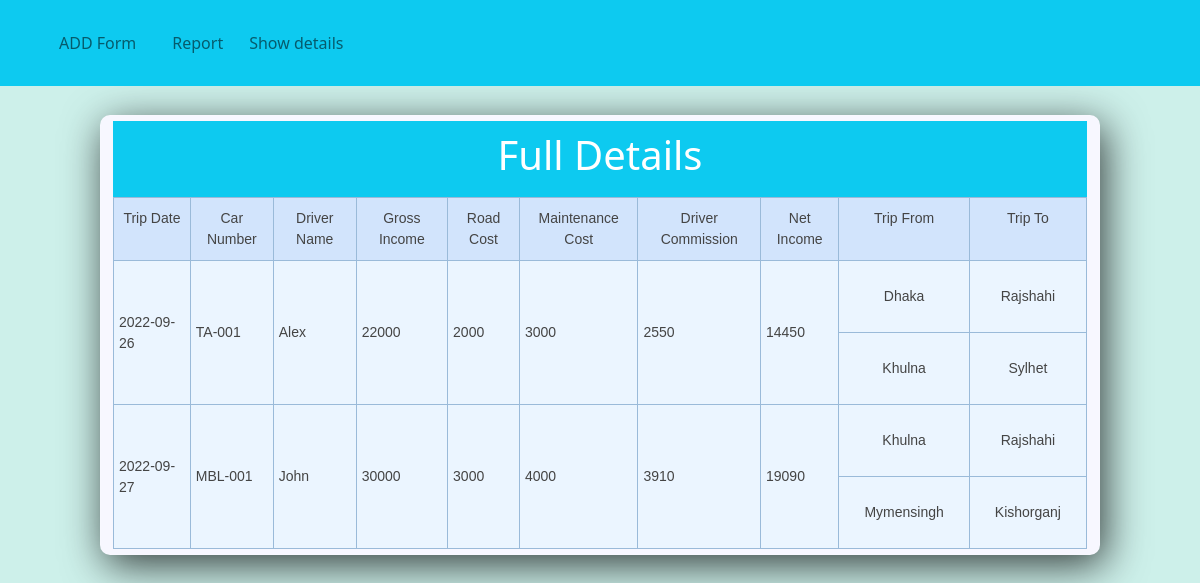
The page /showdetails.php on the database its author committed.
### tables this page shows
CREATE TABLE `trip_infos` (
  `id` int(11) NOT NULL,
  `trip_id` int(11) NOT NULL,
  `destination_from` varchar(255) DEFAULT NULL,
  `destination_to` varchar(255) DEFAULT NULL
);

CREATE TABLE `trip` (
  `id` int(11) NOT NULL,
  `today_date` date NOT NULL DEFAULT current_timestamp(),
  `trip_date` date NOT NULL,
  `car_number` varchar(255) NOT NULL,
  `driver_name` varchar(255) NOT NULL,
  `gross_income` int(11) NOT NULL,
  `net_income` int(11) NOT NULL,
  `road_cost` int(11) NOT NULL,
  `maintenance_cost` int(11) NOT NULL,
  `driver_commission` int(11) NOT NULL
);

### showdetails.php (the view, shortened to what this page needs)
<?php
include 'connection.php';
?>
<!DOCTYPE html>
<html lang="en">
<head>
    <link
      href="https://cdn.jsdelivr.net/npm/bootstrap@5.0.2/dist/css/bootstrap.min.css"
      rel="stylesheet"
    />
    <link rel="stylesheet" href="style.css" />
</head>
<body>
    <nav class="navbar fixed-top navbar-expand-lg navbar-light bg-info">
          <a class="navbar-brand" href="#"
            ><img src="./logo.png" class="logo" alt=""
          /></a>
          <div class="collapse navbar-collapse" id="navbarNav">
            <ul class="navbar-nav ">
              <li class="nav-item active">
                <a class="nav-link" href="index.php"
                  >ADD Form <span class="sr-only"></span></a
                >
              </li>
              <li class="nav-item">
                <a class="nav-link" href="report.php">Report</a>
              </li>
              <li class="nav-item">
                <a class="nav-link" href="showdetails.php">Show details</a>
              </li>
            </ul>
          </div>
        </nav>
   <div class="main">
<div class="container">
    <div class="show_details text-center bg-info">
        <h1>Full Details</h1>
    </div>
    <?php
$sql = mysqli_query($conn, "SELECT trip.id as trip_table_id,trip.today_date,trip.trip_date,trip.car_number,trip.driver_name,trip_infos.id as trip_info_id,trip_infos.trip_id,trip_infos.destination_from,trip_infos.destination_to from trip,trip_infos WHERE trip.id=trip_infos.trip_id");
$trip_sql  =  mysqli_query($conn, "SELECT * from  trip");
$trip_array = array();
foreach ($trip_sql as $key => $value) {
  $trip_array[$value['id']]['id'] = $value['id'];
  $trip_array[$value['id']]['today_date'] = $value['today_date'];
  $trip_array[$value['id']]['trip_date'] = $value['trip_date'];
  $trip_array[$value['id']]['driver_name'] = $value['driver_name'];
  $trip_array[$value['id']]['car_number'] = $value['car_number'];
  $trip_array[$value['id']]['gross_income'] = $value['gross_income'];
  $trip_array[$value['id']]['net_income'] = $value['net_income'];
  $trip_array[$value['id']]['road_cost'] = $value['road_cost'];
  $trip_array[$value['id']]['maintenance_cost'] = $value['maintenance_cost'];
  $trip_array[$value['id']]['driver_commission'] = $value['driver_commission'];
}
$data_array = array();
foreach ($sql as $key => $value) {
  $data_array[$value['trip_table_id']][$key]['destination_from'] = $value['destination_from'];
  $data_array[$value['trip_table_id']][$key]['destination_to'] = $value['destination_to'];
}
 ?>
<table class="tg">
<tbody>
  <tr>
    <td class="tg-phtq">Trip Date</td>
    <td class="tg-phtq">Car Number</td>
    <td class="tg-phtq">Driver Name</td>
    <td class="tg-phtq">Gross Income</td>
    <td class="tg-phtq">Road Cost</td>
    <td class="tg-phtq">Maintenance Cost</td>
    <td class="tg-phtq">Driver Commission</td>
    <td class="tg-phtq">Net Income</td>
    <td class="tg-phtq">Trip From</td>
    <td class="tg-phtq">Trip To</td>
  </tr>
  <?php
$i = 0;
  foreach ($data_array as $key => $value) {
  $i++;
  foreach ($value as $k => $row) {
?>
  <tr>
  <?php if($i>0){    $i=0?>
  <td rowspan="<?php echo count($value)   ?>"><?php echo $trip_array[$key]['trip_date'] ?></td>
  <td rowspan="<?php echo count($value)   ?>"><?php echo $trip_array[$key]['car_number'] ?></td>
  <td rowspan="<?php echo count($value)   ?>"><?php echo $trip_array[$key]['driver_name'] ?></td>
  <td rowspan="<?php echo count($value)   ?>"><?php echo $trip_array[$key]['gross_income'] ?></td>
  <td rowspan="<?php echo count($value)   ?>"><?php echo $trip_array[$key]['road_cost'] ?></td>
  <td rowspan="<?php echo count($value)   ?>"><?php echo $trip_array[$key]['maintenance_cost'] ?></td>
  <td rowspan="<?php echo count($value)   ?>"><?php echo $trip_array[$key]['driver_commission'] ?></td>
  <td rowspan="<?php echo count($value)   ?>"><?php echo $trip_array[$key]['net_income'] ?></td>
<?php } ?>
    <td class="tg-0pky" rowspan=""><?php echo $row['destination_from']; ?></td>
    <td class="tg-0pky" rowspan=""><?php echo $row['destination_to']; ?></td>
  </tr>
<?php
  }}?>
</tbody>
</table>
</div>
</div>
</body>
</html>

### style.css (style rules this page uses)
* { margin: 0; padding: 5px; }
body { display: flex; background: #CDF0EA; background-size:100%; background-position: -400px 0px; }
div.main { display: flex !important; justify-content: center !important; width: 1500px; margin-top: 100px; margin-right: auto; margin-bottom: 100px; margin-left: auto; border-radius: 12px; }
.container { background-color:#f7f7ff; width: 1000px; font-size:15px; border-radius: 10px; border: 1px solid rgba(255, 255,255, 0.1); box-shadow: 2px 2px 15px rgba(0,0,0, 0.3); color: #fff; float: left; box-shadow: 5px 10px 41px 0px rgba(0,0,0,0.75); -webkit-box-shadow: 5px 10px 41px 0px rgba(0,0,0,0.75); -moz-box-shadow: 5px 10px 41px 0px rgba(0,0,0,0.75); }

### showdetails.php (style rules this page uses)
.tg { border-collapse:collapse;border-color:#9ABAD9;border-spacing:0; }
.tg td { background-color:#EBF5FF;border-color:#9ABAD9;border-style:solid;border-width:1px;color:#444; font-family:Arial, sans-serif;font-size:14px;overflow:hidden;padding:10px 5px;word-break:normal; }
.tg .tg-phtq { background-color:#D2E4FC;border-color:inherit;text-align:left;vertical-align:top;text-align: center; }
.tg .tg-0pky { border-color:inherit;text-align:left;vertical-align:top;padding:25px;text-align: center; }

### rows shown on the page
trip_infos: trip.trip_date "2022-09-26", trip.car_number "TA-001", trip.driver_name "Alex", trip.gross_income "22000", trip.road_cost "2000", trip.maintenance_cost "3000", trip.driver_commission "2550", trip.net_income "14450", destination_from "Dhaka", destination_to "Rajshahi"
trip_infos: destination_from "Khulna", destination_to "Sylhet"
trip_infos: trip.trip_date "2022-09-27", trip.car_number "MBL-001", trip.driver_name "John", trip.gross_income "30000", trip.road_cost "3000", trip.maintenance_cost "4000", trip.driver_commission "3910", trip.net_income "19090", destination_from "Khulna", destination_to "Rajshahi"
trip_infos: destination_from "Mymensingh", destination_to "Kishorganj"
